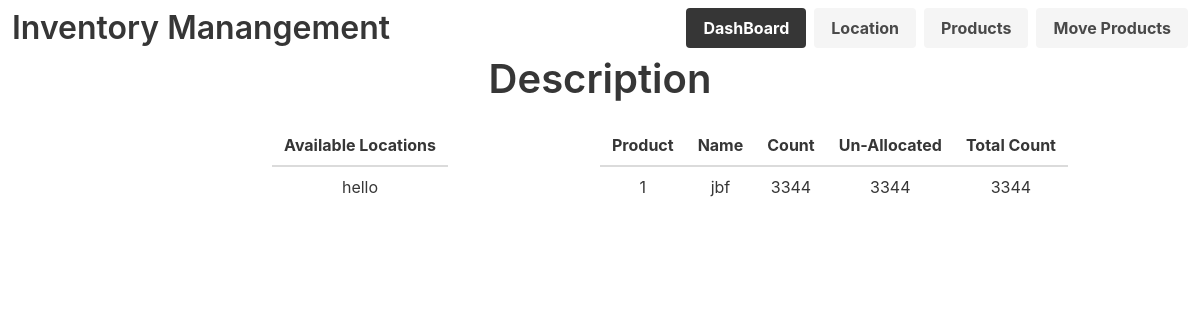
The app's page /, older data.
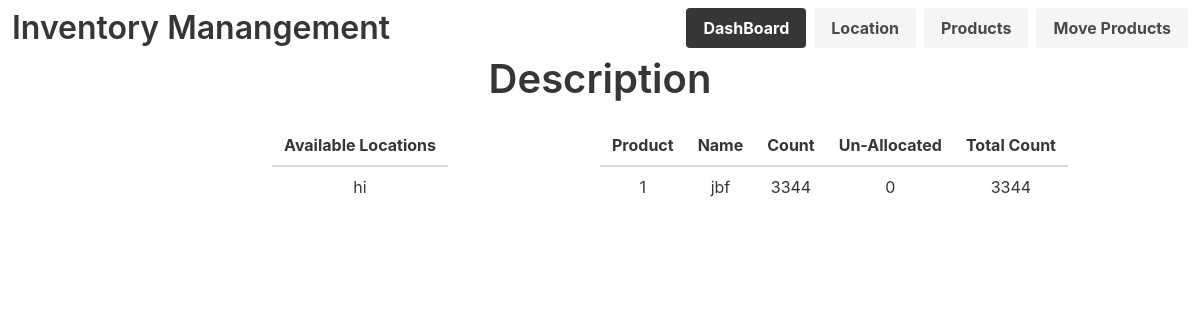
The same page, newer data.
### tables this page shows
CREATE TABLE location(loc_id INTEGER PRIMARY KEY AUTOINCREMENT,
                                 loc_name TEXT UNIQUE NOT NULL);

CREATE TABLE products(prod_id INTEGER PRIMARY KEY AUTOINCREMENT,
                    prod_name TEXT UNIQUE NOT NULL,
                    prod_quantity INTEGER NOT NULL,
                    unallocated_quantity INTEGER);

### app.py (the view)
@app.route('/')
def summary():
    init_database()
    msg = None
    q_data, warehouse, products = None, None, None
    db = sqlite3.connect(DATABASE_NAME)
    cursor = db.cursor()
    try:
        cursor.execute("SELECT * FROM location")  # <---------------------------------FIX THIS
        warehouse = cursor.fetchall()
        cursor.execute("SELECT * FROM products")
        products = cursor.fetchall()
        cursor.execute("""
        SELECT prod_name, unallocated_quantity, prod_quantity FROM products
        """)
        q_data = cursor.fetchall()
    except sqlite3.Error as e:
        msg = f"An error occurred: {e.args[0]}"
    if msg:
        print(msg)
    return render('index.html', link=link, title="Summary", warehouses=warehouse, products=products, database=q_data)

### templates/index.html
{% extends 'base-template.html' %}
{% block content %}
<div class="container" style="text-align:center">
    <h1 class="title is-2" align="center">Description</h1>
        <div style="float: left;width:50%; align-items: center;">
            <table class="table" style="margin-left: auto;
            margin-right: auto;">
                <thead>
                    <tr>
                        <th> Available Locations</th>
                    </tr>
                </thead>
                <tbody>
                    {% if warehouses == None or warehouses|length == 0 %}
                        <tr>
                            <td class="font-weight-light" align="center">No Warehouse Data Available Yet</td>
                        </tr>
                    {%else %}
                    {% for warehouse in warehouses %}
                        <tr>
                            <td>{{ warehouse[1] }}</td>
                        </tr>
                        {% endfor %}
                    {% endif %}
                </tbody>
            </table>
        </div>
        {% if products == None or products|length == 0 %}
        <div style="float: right;width: 50%;">
            <h3 align="center" class="font-weight-light">No Product Data Available Yet</h3>
        </div>
    {% else %}
        <div style="float:right;width:50%;">
            <table class="table">
                <thead>
                    <tr>
                        <th>Product</th>
                        <th>Name</th>
                        <th>Count</th>
                        <th>Un-Allocated</th>
                        <th>Total Count</th>
                    </tr>
                </thead>
                <tbody>
                    {% for product in products %}
                        <tr>
                            <td>{{ product[0] }}</td>
                            <td>{{ product[1] }}</td>
                            <td>{{ product[2] }}</td>
                            {% for data in database %}
                            {%if data[0] == product[1]%}
                            <td>{{ data[1] }}</td>
                            <td>{{ data[2] }}</td>
                            {%endif%}
                        {%endfor%}
                        </tr>
                    {% endfor %}
                </tbody>
            </table>
        </div>
    {% endif %}
</div>
{% endblock %}

Row changes from the older to the newer data that the page shows:
changed location: loc_name "hello" → "hi"
changed products "jbf": unallocated_quantity "3344" → "0"
